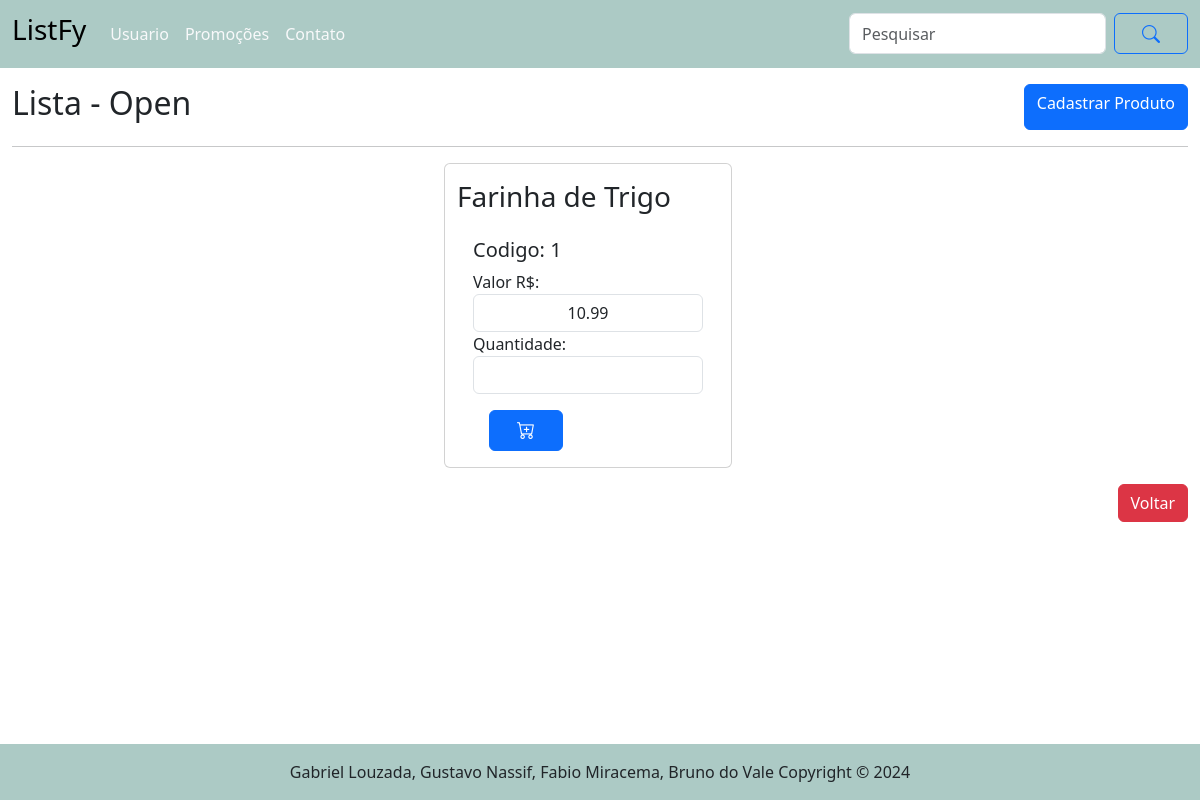
The page /itens_lista/categorias/1/1 on the database its author committed.
### tables this page shows
CREATE TABLE "lista" (
	"id_lista"	            INTEGER,
	"estabelecimento"	      TEXT    NOT NULL,
	"id_user"	              INTEGER NOT NULL,
  "status_lista"     		  INTEGER NOT NULL,
	FOREIGN KEY("id_user") REFERENCES "usuario"("id_user"),
	PRIMARY KEY("id_lista" AUTOINCREMENT)
);

CREATE TABLE "produto" (
	"id_produto"	INTEGER,
	"nome_produto"	TEXT NOT NULL,
	"id_categoria"	INTEGER NOT NULL,
	"valor_produto"	REAL NOT NULL,
	PRIMARY KEY("id_produto" AUTOINCREMENT),
	FOREIGN KEY("id_categoria") REFERENCES "categoria"("id_categoria")
);

### routes/itens_lista_routes.py (the view)
@router.get("/produtos", response_class=HTMLResponse)
async def get_produtos(request: Request):
    produtos = obter_todos_produtos()
    return templates.TemplateResponse("/itens_lista/listar_produtos.html", {"request": request, "produtos": produtos})

### templates/itens_lista/listar_produtos.html (shortened to what this page needs)
{% extends "base.html" %}
{% block conteudo %}
<main class="container-fluid">
    <div class="d-flex justify-content-between mt-3">
        <h2>Lista - {{lista.estabelecimento}}</h2>
        <a href="/produto/cadastrar_produto" class="btn btn-primary"> Cadastrar Produto</a>
    </div>
    <hr>
    <div class="row container-fluid d-flex justify-content-evenly">
        {% for p in produtos %}
        {% set id_produto = p.id_produto %}
        <div class="card col-12 mb-3" style="width: 18rem;">
            <form action="/itens_lista/post_itens_lista/{{lista.id_lista}}" method="post">
                <div>
                    <h3 class="mt-3">{{ p.nome_produto}}</h3>
                </div>
                <div class="card-body">
                    <h5>Codigo: {{p.id_produto}}</h5>
                    <div>
                        <label for="{{valor_produto}}">Valor R$:</label>
                        <input style="text-align: center;" type="text" class="form-control" id="valor_produto"
                            name="valor_produto" value="{{ p.valor_produto }}">
                    </div>
                    <div>
                        <label for="{{quantidade}} m-3">Quantidade:</label>
                        <input style="text-align: center;" type="text" class="form-control mb-3" id="quantidade"
                            name="quantidade">
                    </div>
                    <div class="col-12">
                        <button class="btn btn-primary mx-3" type="submit"><i class="bi bi-cart-plus"></i></button>
                    </div>
                </div>
            </form>
        </div>
        {% endfor %}
    </div>
    <div class="row">
        <div class="col-12 d-flex justify-content-end">
            <a href="/lista" class="btn btn-danger"> Voltar</a>
        </div>
    </div>
</main>
{% endblock %}

### static/style/style.css (style rules this page uses)
i { padding: 15px; font-size: 18px; }

### rows shown on the page
lista: estabelecimento "Open"
produto: nome_produto "Farinha de Trigo", id_produto "1", valor_produto "10.99"
